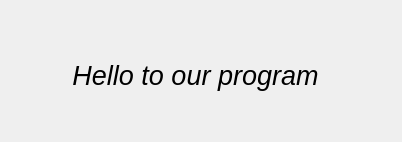
<?xml version="1.0" encoding="UTF-8"?>
<ui version="4.0">
 <class>HelloForm</class>
 <widget class="QDialog" name="HelloForm">
  <property name="geometry">
   <rect>
    <x>0</x>
    <y>0</y>
    <width>402</width>
    <height>142</height>
   </rect>
  </property>
  <property name="windowTitle">
   <string>Hi!</string>
  </property>
  <widget class="QLabel" name="label">
   <property name="geometry">
    <rect>
     <x>0</x>
     <y>10</y>
     <width>391</width>
     <height>131</height>
    </rect>
   </property>
   <property name="font">
    <font>
     <pointsize>20</pointsize>
     <italic>true</italic>
    </font>
   </property>
   <property name="text">
    <string>Hello to our program</string>
   </property>
   <property name="alignment">
    <set>Qt::AlignCenter</set>
   </property>
  </widget>
 </widget>
 <resources/>
 <connections/>
</ui>
